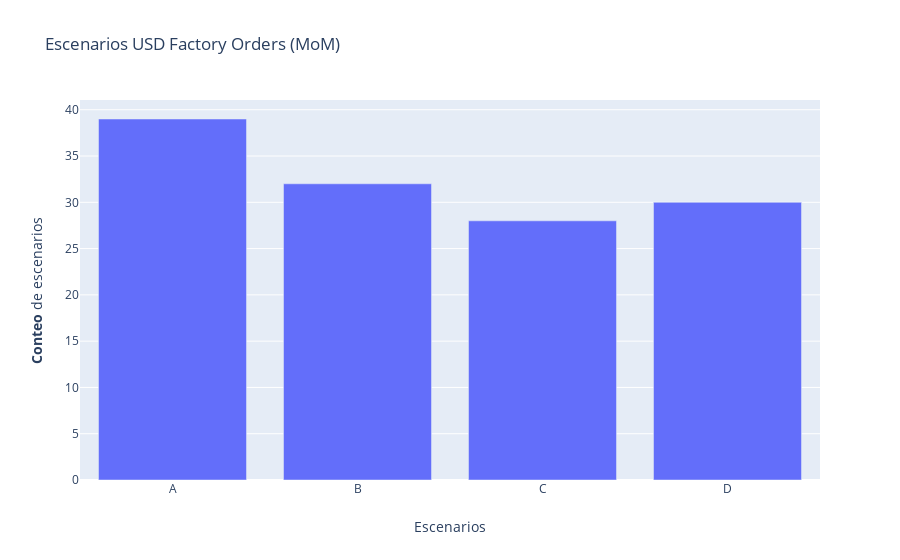

The cell this chart's notebook holds for it:
### Code cell
fig = go.Figure()
fig = make_subplots()
fig.add_trace(go.Bar(x=list(metricas_usa['escenario'].value_counts().sort_index().index), 
                     y=metricas_usa['escenario'].value_counts().sort_index(),name='Conteo',
                         hovertemplate = '<i>Casos</i>: %{y}'
                        '<br><b>Identificador</b>: %{x}<br>'),secondary_y=False)
# Título del grafico
fig.update_layout(title_text='Escenarios USD Factory Orders (MoM)')
    
# Titulo eje x
fig.update_xaxes(title_text='Escenarios')
    
# Titulo eje y
fig.update_yaxes(title_text='<b>Conteo</b> de escenarios', secondary_y=False)
    
fig.show()

### Figure 1 — Plotly figure (JSON) as saved in the notebook; plotly's stock layout.template omitted (floating-point values rounded to 4 significant figures)
{"data": [{"hovertemplate": "<i>Casos</i>: %{y}<br><b>Identificador</b>: %{x}<br>", "name": "Conteo", "type": "bar", "x": ["A", "B", "C", "D"], "xaxis": "x", "y": [39, 32, 28, 30], "yaxis": "y"}], "layout": {"title": {"text": "Escenarios USD Factory Orders (MoM)"}, "xaxis": {"anchor": "y", "domain": [0, 1], "title": {"text": "Escenarios"}}, "yaxis": {"anchor": "x", "domain": [0, 1], "title": {"text": "<b>Conteo</b> de escenarios"}}}}
